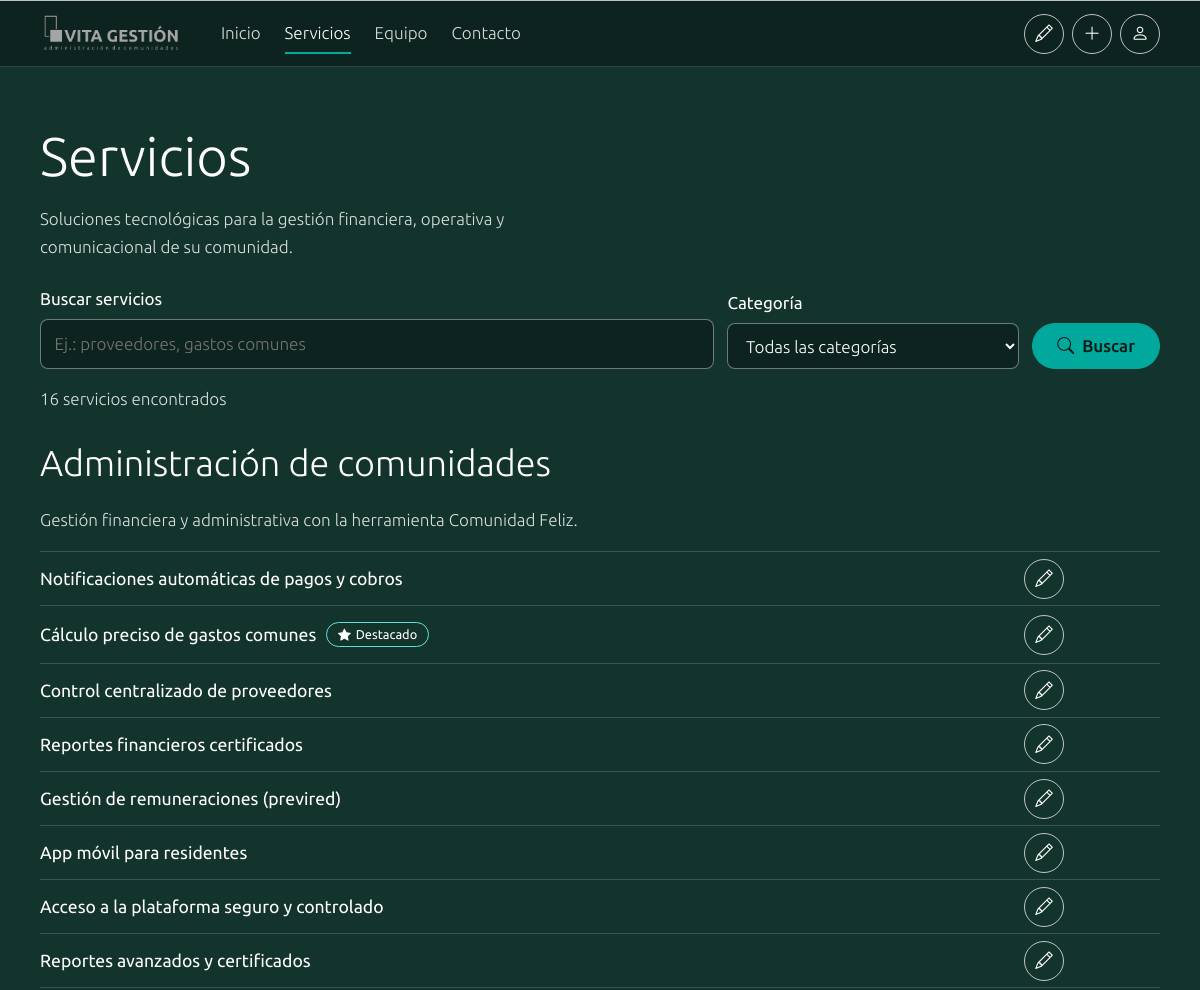
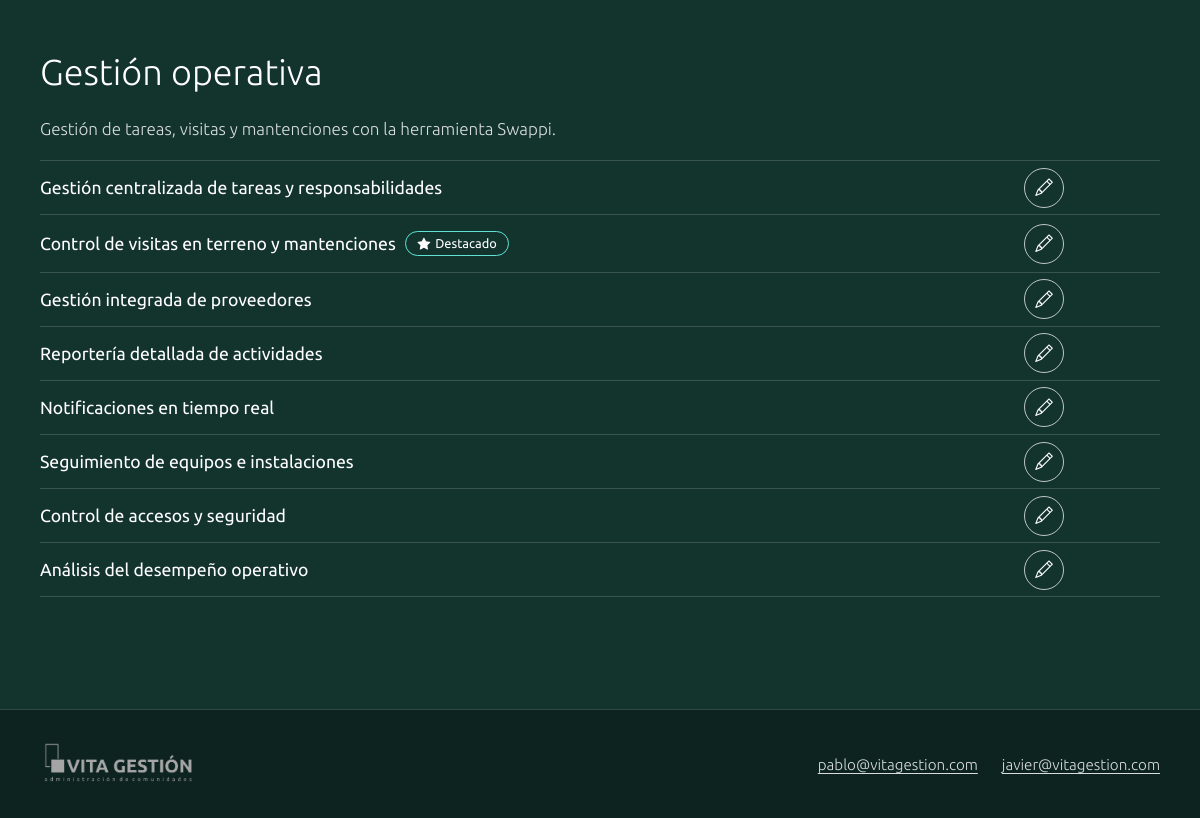
Screenshot of /catalogo/ with the database file from the repository (2 pictures, top to bottom).
### servicios/models.py (models this page shows, shortened)
class Categoria(models.Model):
    nombre = models.CharField('nombre', max_length=100, unique=True)
    descripcion = models.TextField('descripción', max_length=500)
    orden = models.PositiveIntegerField('orden', default=0)
    activa = models.BooleanField('activa', default=True)
    class Meta:
        verbose_name = 'categoría'
        verbose_name_plural = 'categorías'
        ordering = ['orden', 'nombre']

class Servicio(models.Model):
    nombre = models.CharField('nombre', max_length=150)
    descripcion = models.TextField('descripción', max_length=500, blank=True)
    categoria = models.ForeignKey(
        Categoria,
        verbose_name='categoría',
        on_delete=models.PROTECT,   # no se puede borrar una categoría con servicios
        related_name='servicios',
    )
    destacado = models.BooleanField('destacado', default=False)
    activo = models.BooleanField('activo', default=True)
    creado = models.DateTimeField('creado', auto_now_add=True)
    actualizado = models.DateTimeField('actualizado', auto_now=True)
    class Meta:
        verbose_name = 'servicio'
        verbose_name_plural = 'servicios'
        ordering = ['categoria__orden', 'id']
        constraints = [
            models.UniqueConstraint(
                fields=['categoria', 'nombre'],
                name='servicio_nombre_unico_por_categoria',
            ),
        ]

### servicios/views.py (the view)
# urls.py: path('catalogo/', views.CatalogoView.as_view(), name='catalogo'),
class CatalogoView(TemplateView):
    template_name = 'servicios/catalogo.html'
    def get_context_data(self, **kwargs):
        contexto = super().get_context_data(**kwargs)
        q = self.request.GET.get('q', '').strip()
        categoria_sel = entero_o_none(self.request.GET.get('categoria'))
        servicios = Servicio.objects.filter(
            activo=True, categoria__activa=True
        ).select_related('categoria')
        if categoria_sel:
            servicios = servicios.filter(categoria_id=categoria_sel)
        servicios = list(buscar(servicios, q, textos_servicio))
        categorias = list(Categoria.objects.filter(activa=True))
        grupos = []
        for categoria in categorias:
            items = [s for s in servicios if s.categoria_id == categoria.pk]
            if items:
                grupos.append({'categoria': categoria, 'servicios': items})
        contexto.update({
            'grupos': grupos,
            'categorias': categorias,
            'q': q,
            'categoria_sel': categoria_sel,
            'total': len(servicios),
        })
        return contexto

### servicios/views.py (called while the page is built, shortened)
def normalizar(texto):
    descompuesto = unicodedata.normalize('NFD', texto or '')
    sin_tildes = ''.join(c for c in descompuesto if unicodedata.category(c) != 'Mn')
    return sin_tildes.casefold()

def buscar(queryset, texto, textos_de):
    consulta = normalizar(texto.strip())
    if not consulta:
        return queryset

def entero_o_none(valor):
    try:
        numero = int(valor)
    except (TypeError, ValueError):
        return None
    return numero if 0 < numero < 10**9 else None

### templates/servicios/catalogo.html (shortened to what this page needs)
{% extends 'base.html' %}
{% block contenido %}
<div class="contenedor pagina-catalogo">
  <div class="encabezado-pagina">
    <h1>Servicios</h1>
    <p>Soluciones tecnológicas para la gestión financiera, operativa y comunicacional de su comunidad.</p>
  </div>
  <form class="buscador" method="get" action="{% url 'servicios:catalogo' %}" role="search">
    <div class="campo-grupo crece">
      <label for="q">Buscar servicios</label>
      <input type="search" id="q" name="q" value="{{ q }}" placeholder="Ej.: proveedores, gastos comunes">
    </div>
    <div class="campo-grupo">
      <label for="categoria">Categoría</label>
      <select id="categoria" name="categoria">
        <option value="">Todas las categorías</option>
      </select>
    </div>
    <button type="submit" class="btn btn-primario"><i class="bi bi-search" aria-hidden="true"></i> Buscar</button>
  </form>
  <p class="resumen-resultados" aria-live="polite">
    {% if total == 1 %}1 servicio encontrado{% else %}{{ total }} servicios encontrados{% endif %}
  </p>
  {% for grupo in grupos %}
  <section class="grupo-categoria" aria-labelledby="categoria-{{ grupo.categoria.pk }}">
    <h2 id="categoria-{{ grupo.categoria.pk }}">{{ grupo.categoria.nombre }}</h2>
    <p>{{ grupo.categoria.descripcion }}</p>
    <ul class="lista-servicios">
      {% for servicio in grupo.servicios %}
      <li class="servicio">
        <h3>
          {{ servicio.nombre }}
          {% if servicio.destacado %}<span class="etiqueta destacado"><i class="bi bi-star-fill" aria-hidden="true"></i> Destacado</span>{% endif %}
        </h3>
        {% if not user.is_authenticated or perms.servicios.change_servicio %}
        <a class="btn-icono btn-editar" href="{% url 'servicios:servicio_editar' servicio.pk %}"
           aria-label="Editar el servicio {{ servicio.nombre }}" title="Editar servicio">
          <i class="bi bi-pencil" aria-hidden="true"></i>
        </a>
        {% endif %}
      </li>
      {% endfor %}
    </ul>
  </section>
  {% empty %}
  <div class="estado-vacio">
    <p>No se encontraron servicios con esos filtros.</p>
    <a class="btn" href="{% url 'servicios:catalogo' %}">Ver todos los servicios</a>
  </div>
  {% endfor %}
</div>
{% endblock %}

### templates/base.html (shortened to what this page needs)
{% load static %}<!DOCTYPE html>
<html lang="es">
<head>
  <link rel="stylesheet" href="{% static 'vendor/ubuntu/ubuntu.css' %}">
  <link rel="stylesheet" href="{% static 'vendor/bootstrap-icons/bootstrap-icons.css' %}">
  <link rel="stylesheet" href="{% static 'css/vita.css' %}">
</head>
<body class="{% if not user.is_authenticated or perms.servicios.add_servicio %}con-crear{% endif %}">
  <header class="cabecera">
    <div class="contenedor cabecera-interior">
      <a class="marca" href="{% url 'servicios:inicio' %}" aria-label="Vita Gestión, ir al inicio">
        <img src="{% static 'img/logo-vita-pequeno.png' %}" alt="Vita Gestión · administración de comunidades" width="384" height="109">
      </a>
      <nav class="nav-principal" aria-label="Principal">
        <a href="{% url 'servicios:inicio' %}"{% if request.path == '/' %} aria-current="page"{% endif %}>Inicio</a>
        <a href="{% url 'servicios:catalogo' %}"{% if request.path == '/catalogo/' %} aria-current="page"{% endif %}>Servicios</a>
        <a href="{% url 'servicios:inicio' %}#equipo">Equipo</a>
        <a href="{% url 'servicios:inicio' %}#contacto">Contacto</a>
      </nav>
      <div class="acciones-cabecera">
        {% if not user.is_authenticated or perms.servicios.view_servicio %}
        <a class="btn-icono" href="{% url 'servicios:panel_servicios' %}"
           aria-label="Gestionar servicios" title="Gestionar servicios"
           {% if request.path|slice:':7' == '/panel/' %}aria-current="page"{% endif %}>
          <i class="bi bi-pencil" aria-hidden="true"></i>
        </a>
        {% endif %}
        {% if not user.is_authenticated or perms.servicios.add_servicio %}
        <a class="btn-icono" href="{% url 'servicios:servicio_crear' %}"
           aria-label="Crear servicio" title="Crear servicio">
          <i class="bi bi-plus-lg" aria-hidden="true"></i>
        </a>
        {% endif %}
        {% if user.is_authenticated %}
        <details class="menu-usuario">
          <summary class="btn-icono" aria-label="Cuenta de {{ user.get_username }}" title="{{ user.get_username }}">
            <i class="bi bi-person-check-fill" aria-hidden="true"></i>
          </summary>
          <div class="menu-usuario-panel">
            <p>Sesión iniciada como <strong>{{ user.get_username }}</strong></p>
            <form method="post" action="{% url 'salir' %}">
              {% csrf_token %}
              <button type="submit" class="btn btn-contorno">
                <i class="bi bi-box-arrow-right" aria-hidden="true"></i> Cerrar sesión
              </button>
            </form>
          </div>
        </details>
        {% else %}
        <a class="btn-icono" href="{% url 'admin:login' %}?next={{ request.get_full_path|urlencode:'' }}"
           aria-label="Iniciar sesión" title="Iniciar sesión">
          <i class="bi bi-person" aria-hidden="true"></i>
        </a>
        {% endif %}
      </div>
    </div>
  </header>
  <main id="contenido">
    {% block contenido %}{% endblock %}
  </main>
  <footer class="pie">
    <div class="contenedor pie-interior">
      <img src="{% static 'img/logo-vita-pequeno.png' %}" alt="Vita Gestión" width="384" height="109">
      <p class="pie-contacto">
        <a href="mailto:pablo@vitagestion.com">pablo@vitagestion.com</a>
        <a href="mailto:javier@vitagestion.com">javier@vitagestion.com</a>
      </p>
    </div>
  </footer>
</body>
</html>

### rows the page displays
Categoria: categoria.nombre "Administración de comunidades", categoria.descripcion "Gestión financiera y administrativa con la herramienta Comunidad Feliz."
Servicio: nombre "Notificaciones automáticas de pagos y cobros"
Servicio: nombre "Cálculo preciso de gastos comunes", destacado True (drawn)
Servicio: nombre "Control centralizado de proveedores"
Servicio: nombre "Reportes financieros certificados"
Servicio: nombre "Gestión de remuneraciones (previred)"
Servicio: nombre "App móvil para residentes"
Servicio: nombre "Acceso a la plataforma seguro y controlado"
Servicio: nombre "Reportes avanzados y certificados"
Categoria: categoria.nombre "Gestión operativa", categoria.descripcion "Gestión de tareas, visitas y mantenciones con la herramienta Swappi."
Servicio: nombre "Gestión centralizada de tareas y responsabilidades"
Servicio: nombre "Control de visitas en terreno y mantenciones", destacado True (drawn)
Servicio: nombre "Gestión integrada de proveedores"
Servicio: nombre "Reportería detallada de actividades"
Servicio: nombre "Notificaciones en tiempo real"
Servicio: nombre "Seguimiento de equipos e instalaciones"
Servicio: nombre "Control de accesos y seguridad"
Servicio: nombre "Análisis del desempeño operativo"

### other values shown
{{ total }} "16"
